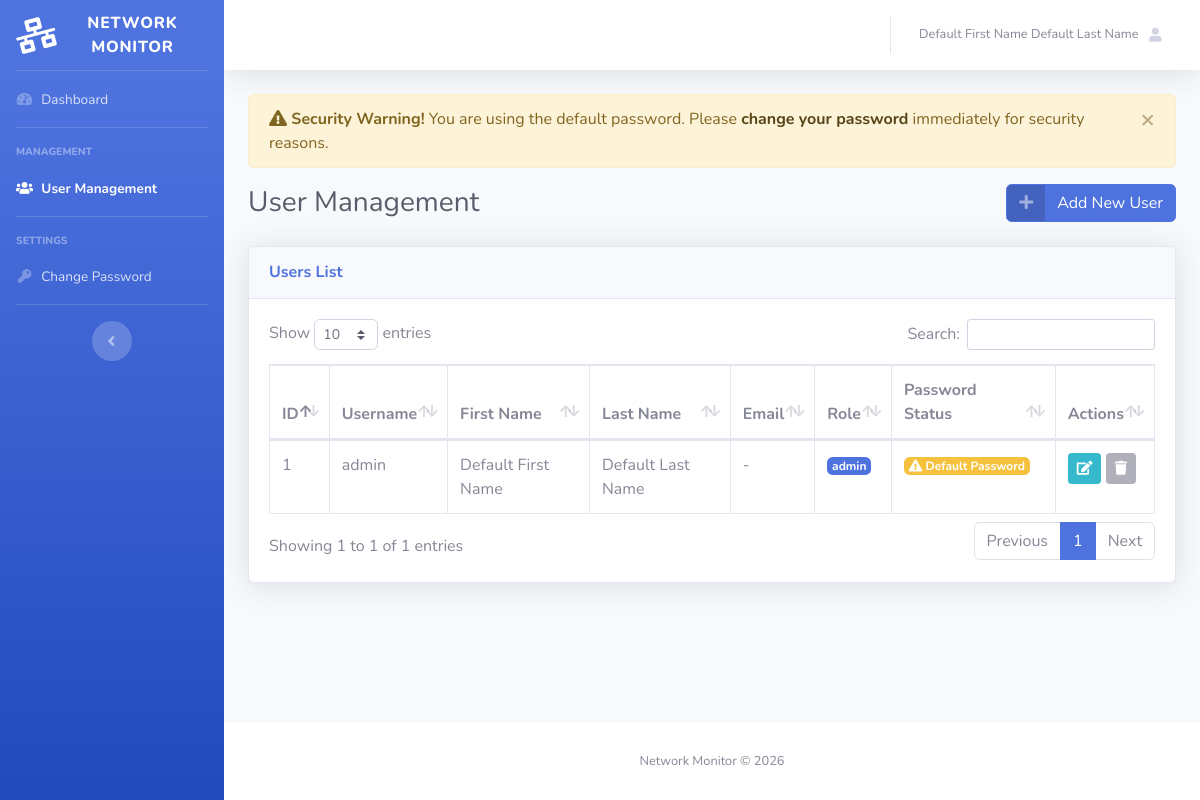
/users.php (signed in), run on the app's committed database.
### tables this page shows
CREATE TABLE users (
            id INTEGER PRIMARY KEY AUTOINCREMENT,
            username TEXT NOT NULL UNIQUE,
            password_hash TEXT NOT NULL,
            first_name TEXT NOT NULL DEFAULT 'Default First Name',
            last_name TEXT NOT NULL DEFAULT 'Default Last Name',
            email TEXT,
            role TEXT NOT NULL DEFAULT 'admin',
            need_password_change INTEGER NOT NULL DEFAULT 1,
            created_at TEXT NOT NULL DEFAULT (datetime('now'))
        );

### users.php (the view, shortened to what this page needs)
<?php
$first_name = $_SESSION['first_name'] ?? 'User';
$last_name = $_SESSION['last_name'] ?? '';
$need_password_change = $_SESSION['need_password_change'] ?? 0;
$pdo = db();
$stmt = $pdo->query("SELECT id, username, first_name, last_name, email, role, need_password_change, created_at FROM users ORDER BY created_at DESC");
$users = $stmt->fetchAll(PDO::FETCH_ASSOC);
$active_page = 'users';
$page_styles = '<link href="sb_admin_theme/vendor/datatables/dataTables.bootstrap4.min.css" rel="stylesheet">';
require_once __DIR__ . '/includes/header.php';
?>
    <div id="wrapper">
        <?php require_once __DIR__ . '/includes/sidebar.php'; ?>
        <div id="content-wrapper" class="d-flex flex-column">
            <div id="content">
                <?php require_once __DIR__ . '/includes/topbar.php'; ?>
                <div class="container-fluid">
                    <?php require_once __DIR__ . '/includes/alerts.php'; ?>
                    <div class="d-sm-flex align-items-center justify-content-between mb-4">
                        <h1 class="h3 mb-0 text-gray-800">User Management</h1>
                        <a href="user_add.php" class="btn btn-primary btn-icon-split">
                            <span class="icon text-white-50">
                                <i class="fas fa-plus"></i>
                            </span>
                            <span class="text">Add New User</span>
                        </a>
                    </div>
                    <div class="card shadow mb-4">
                        <div class="card-header py-3">
                            <h6 class="m-0 font-weight-bold text-primary">Users List</h6>
                        </div>
                        <div class="card-body">
                            <div class="table-responsive">
                                <table class="table table-bordered" id="dataTable" width="100%" cellspacing="0">
                                    <thead>
                                        <tr>
                                            <th>ID</th>
                                            <th>Username</th>
                                            <th>First Name</th>
                                            <th>Last Name</th>
                                            <th>Email</th>
                                            <th>Role</th>
                                            <th>Password Status</th>
                                            <th>Actions</th>
                                        </tr>
                                    </thead>
                                    <tbody>
                                        <?php foreach ($users as $user): ?>
                                            <tr>
                                                <td><?php echo htmlspecialchars($user['id']); ?></td>
                                                <td><?php echo htmlspecialchars($user['username']); ?></td>
                                                <td><?php echo htmlspecialchars($user['first_name']); ?></td>
                                                <td><?php echo htmlspecialchars($user['last_name']); ?></td>
                                                <td><?php echo htmlspecialchars($user['email'] ?? '-'); ?></td>
                                                <td>
                                                    <span class="badge badge-primary">
                                                        <?php echo htmlspecialchars($user['role']); ?>
                                                    </span>
                                                </td>
                                                <td>
                                                    <?php if ($user['need_password_change']): ?>
                                                        <span class="badge badge-warning">
                                                            <i class="fas fa-exclamation-triangle"></i> Default Password
                                                        </span>
                                                    <?php else: ?>
                                                        <span class="badge badge-success">
                                                            <i class="fas fa-check"></i> Changed
                                                        </span>
                                                    <?php endif; ?>
                                                </td>
                                                <td>
                                                    <a href="user_edit.php?id=<?php echo $user['id']; ?>"
                                                       class="btn btn-sm btn-info" title="Edit">
                                                        <i class="fas fa-edit"></i>
                                                    </a>
                                                    <?php if ($user['id'] != $_SESSION['user_id']): ?>
                                                        <a href="user_delete.php?id=<?php echo $user['id']; ?>"
                                                           class="btn btn-sm btn-danger"
                                                           onclick="return confirm('Are you sure you want to delete this user?');"
                                                           title="Delete">
                                                            <i class="fas fa-trash"></i>
                                                        </a>
                                                    <?php else: ?>
                                                        <button class="btn btn-sm btn-secondary" disabled title="Cannot delete yourself">
                                                            <i class="fas fa-trash"></i>
                                                        </button>
                                                    <?php endif; ?>
                                                </td>
                                            </tr>
                                        <?php endforeach; ?>
                                    </tbody>
                                </table>
                            </div>
                        </div>
                    </div>
                </div>
            </div>
<?php require_once __DIR__ . '/includes/footer.php'; ?>

### includes/header.php (shortened to what this page needs)
<!DOCTYPE html>
<html lang="en">
<head>
    <link href="sb_admin_theme/vendor/fontawesome-free/css/all.min.css" rel="stylesheet" type="text/css">
    <link href="sb_admin_theme/css/sb-admin-2.min.css" rel="stylesheet">
    <?php if (isset($page_styles)): ?>
        <?php echo $page_styles; ?>
    <?php endif; ?>
</head>
<body id="page-top">

### includes/sidebar.php
<ul class="navbar-nav bg-gradient-primary sidebar sidebar-dark accordion" id="accordionSidebar">
    <a class="sidebar-brand d-flex align-items-center justify-content-center" href="dashboard.php">
        <div class="sidebar-brand-icon rotate-n-15">
            <i class="fas fa-network-wired"></i>
        </div>
        <div class="sidebar-brand-text mx-3">Network Monitor</div>
    </a>
    <hr class="sidebar-divider my-0">
    <li class="nav-item<?php echo ($active_page === 'dashboard') ? ' active' : ''; ?>">
        <a class="nav-link" href="dashboard.php">
            <i class="fas fa-fw fa-tachometer-alt"></i>
            <span>Dashboard</span></a>
    </li>
    <hr class="sidebar-divider">
    <div class="sidebar-heading">
        Management
    </div>
    <li class="nav-item<?php echo ($active_page === 'users') ? ' active' : ''; ?>">
        <a class="nav-link" href="users.php">
            <i class="fas fa-fw fa-users"></i>
            <span>User Management</span></a>
    </li>
    <hr class="sidebar-divider">
    <div class="sidebar-heading">
        Settings
    </div>
    <li class="nav-item<?php echo ($active_page === 'change_password') ? ' active' : ''; ?>">
        <a class="nav-link" href="change_password.php">
            <i class="fas fa-fw fa-key"></i>
            <span>Change Password</span></a>
    </li>
    <hr class="sidebar-divider d-none d-md-block">
    <div class="text-center d-none d-md-inline">
        <button class="rounded-circle border-0" id="sidebarToggle"></button>
    </div>
</ul>

### includes/topbar.php (shortened to what this page needs)
<nav class="navbar navbar-expand navbar-light bg-white topbar mb-4 static-top shadow">
    <ul class="navbar-nav ml-auto">
        <li class="nav-item dropdown no-arrow">
            <a class="nav-link dropdown-toggle" href="#" id="userDropdown" role="button"
                data-toggle="dropdown" aria-haspopup="true" aria-expanded="false">
                <span class="mr-2 d-none d-lg-inline text-gray-600 small"><?php echo htmlspecialchars($first_name . ' ' . $last_name); ?></span>
                <i class="fas fa-user fa-sm fa-fw mr-2 text-gray-400"></i>
            </a>
        </li>
    </ul>
</nav>

### includes/alerts.php (shortened to what this page needs)
<?php if (isset($need_password_change) && $need_password_change): ?>
    <div class="alert alert-warning alert-dismissible fade show" role="alert">
        <strong><i class="fas fa-exclamation-triangle"></i> Security Warning!</strong>
        You are using the default password. Please <a href="change_password.php" class="alert-link">change your password</a> immediately for security reasons.
        <button type="button" class="close" data-dismiss="alert" aria-label="Close">
            <span aria-hidden="true">&times;</span>
        </button>
    </div>
<?php endif; ?>

### includes/footer.php (shortened to what this page needs)
            <footer class="sticky-footer bg-white">
                <div class="container my-auto">
                    <div class="copyright text-center my-auto">
                        <span>Network Monitor &copy; 2026</span>
                    </div>
                </div>
            </footer>
        </div>
    </div>
</body>
</html>

### data on the page
users: id "1", username "admin", first_name "Default First Name", last_name "Default Last Name", email "-", role "admin", need_password_change 1 (drawn)

### other printed values
$first_name . ' ' . $last_name "Default First Name Default Last Name"
